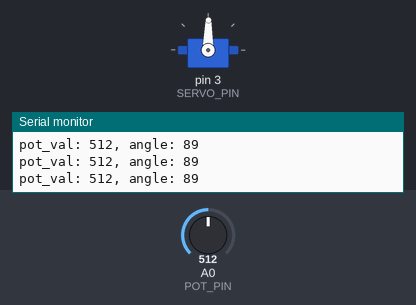
The sketch below on a simulated Arduino Uno, built with avr-gcc and run on an emulated ATmega328P. On the bench: servo, the last lines printed to the serial monitor. Inputs (shaded band) come from the test bench; at power-on: A0 (POT_PIN) = 512.

Above: at 1.2 s.
1.3 s: A0 (POT_PIN) set to 559
At 2.5 s:
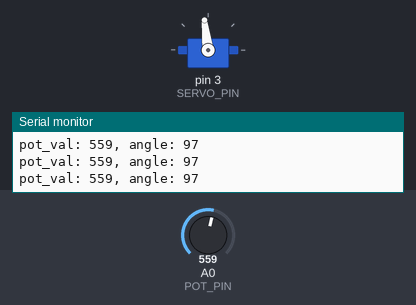
4.3 s: A0 (POT_PIN) set to 581
At 5.4 s:
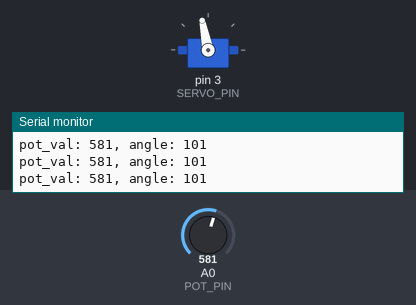
5.8 s: A0 (POT_PIN) set to 306
At 6.1 s:
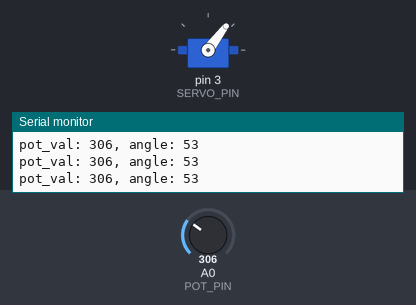
7.3 s: A0 (POT_PIN) set to 106
At 8.5 s:
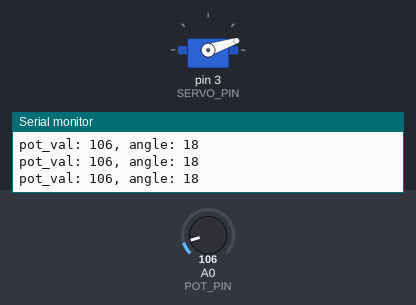
8.8 s: A0 (POT_PIN) set to 89
At 10.1 s:
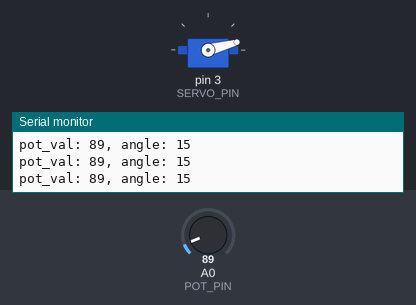
11.8 s: A0 (POT_PIN) set to 716
At 12.3 s:
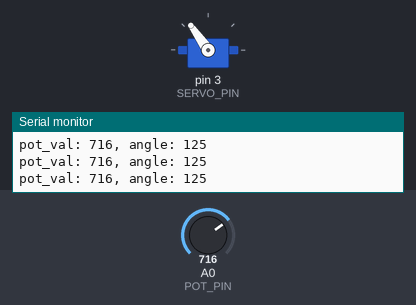
Timing chart, 0 to 14.3 s (numbered marks = the images above; inputs shaded):
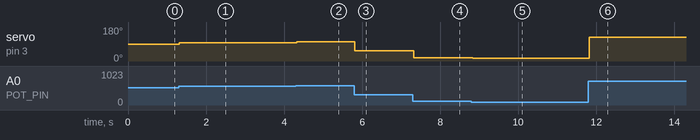

The sketch:

mood_cue.ino
```cpp
/**
 * @file     mood_cue.ino
 * @author   Phi Luu
 * @date     November 21, 2015
 *
 * @brief    Arduino Projects Book - Project 05: Mood Cue
 *
 * @section  DESCRIPTION
 *
 * Helps express your feeling using a servo motor.
 */

// include Servo library for servo motors
#include <Servo.h>

// Required hardware I/O connections
const byte POT_PIN = A0;             // connect potentiometer to A0
const byte SERVO_PIN = 3;            // connect servo motor to ~3

// Servo class
Servo MyServo;                       // declare MyServo

// Global constants
const unsigned int BAUD_RATE = 9600; // serial monitor's baud rate

// Global variables
unsigned int pot_val;                // potentiometer
unsigned char angle;                 // servo's angle

void setup() {
    MyServo.attach(SERVO_PIN);       // attach MyServo into SERVO_PIN
    Serial.begin(BAUD_RATE);         // start the Serial Monitor
}

void loop() {
    // read & print potentiometer value
    pot_val = analogRead(POT_PIN);
    Serial.print("pot_val: ");
    Serial.print(pot_val);
    // map & print from pot value to angle
    angle = map(pot_val, 0, 1023, 0, 179);
    Serial.print(", angle: ");
    Serial.println(angle);
    // run the servo by the angle
    MyServo.write(angle);
    // delay to stabilize
    delay(15);
}
```

Measured:
- after the input at 1.3 s, servo on pin 3 (SERVO_PIN): 89° → 97° at once
- after the input at 4.3 s, servo on pin 3 (SERVO_PIN): 97° → 101° at once
- after the input at 5.8 s, servo on pin 3 (SERVO_PIN): 101° → 53° at once
- after the input at 7.3 s, servo on pin 3 (SERVO_PIN): 53° → 18° at once
- after the input at 8.8 s, servo on pin 3 (SERVO_PIN): 18° → 15° at once
- after the input at 11.8 s, servo on pin 3 (SERVO_PIN): 15° → 125° at once
